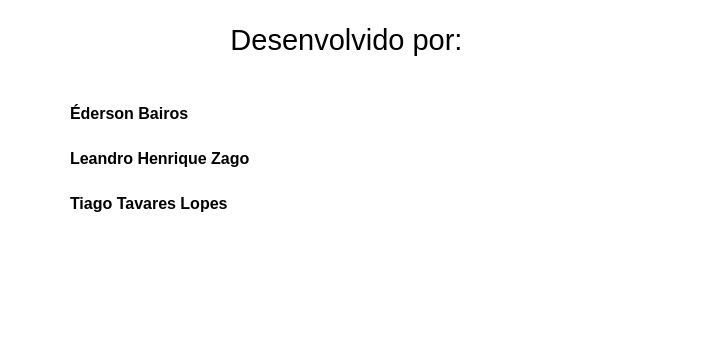
<?xml version="1.0" encoding="UTF-8"?>
<ui version="4.0">
 <class>Sobre</class>
 <widget class="QDialog" name="Sobre">
  <property name="geometry">
   <rect>
    <x>0</x>
    <y>0</y>
    <width>705</width>
    <height>337</height>
   </rect>
  </property>
  <property name="windowTitle">
   <string>Sobre o programa</string>
  </property>
  <property name="styleSheet">
   <string notr="true">background-color: #fff;</string>
  </property>
  <property name="sizeGripEnabled">
   <bool>false</bool>
  </property>
  <widget class="QLabel" name="label">
   <property name="geometry">
    <rect>
     <x>220</x>
     <y>20</y>
     <width>261</width>
     <height>41</height>
    </rect>
   </property>
   <property name="text">
    <string>&lt;html&gt;&lt;head/&gt;&lt;body&gt;&lt;p align=&quot;center&quot;&gt;&lt;span style=&quot; font-size:22pt;&quot;&gt;Desenvolvido por: &lt;/span&gt;&lt;/p&gt;&lt;/body&gt;&lt;/html&gt;</string>
   </property>
  </widget>
  <widget class="QLabel" name="label_2">
   <property name="geometry">
    <rect>
     <x>70</x>
     <y>90</y>
     <width>251</width>
     <height>151</height>
    </rect>
   </property>
   <property name="text">
    <string>&lt;html&gt;&lt;head/&gt;&lt;body&gt;&lt;p&gt;&lt;span style=&quot; font-size:12pt; font-weight:600;&quot;&gt;Éderson Bairos&lt;/span&gt;&lt;/p&gt;&lt;p&gt;&lt;br/&gt;&lt;span style=&quot; font-size:12pt; font-weight:600;&quot;&gt;Leandro Henrique Zago&lt;/span&gt;&lt;/p&gt;&lt;p&gt;&lt;br/&gt;&lt;span style=&quot; font-size:12pt; font-weight:600;&quot;&gt;Tiago Tavares Lopes&lt;/span&gt;&lt;br/&gt;&lt;/p&gt;&lt;/body&gt;&lt;/html&gt;</string>
   </property>
  </widget>
 </widget>
 <resources/>
 <connections/>
</ui>
